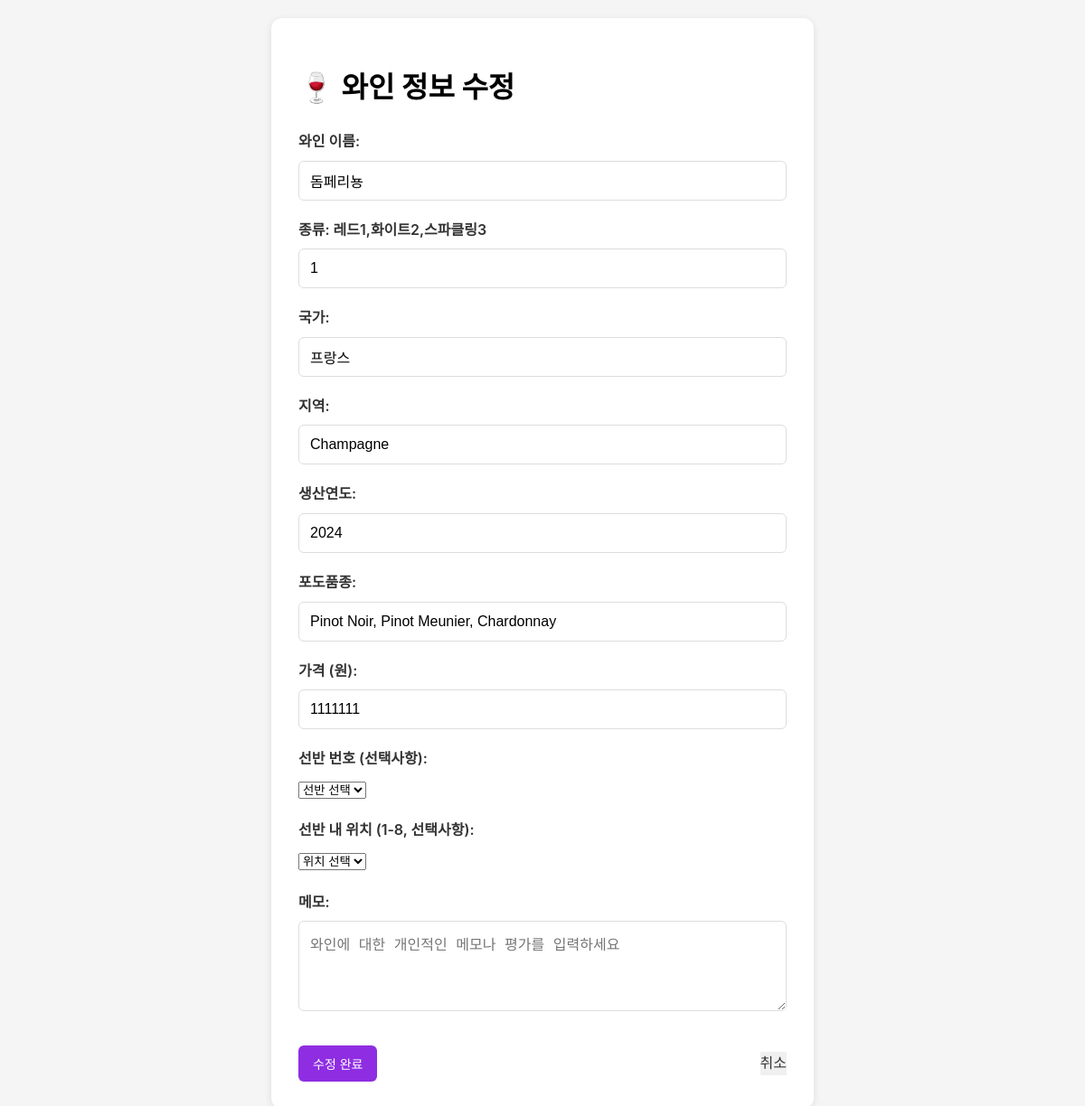
The app's page /edit/1 (signed in) with its own data.
### tables this page shows
CREATE TABLE wines (
                id INTEGER PRIMARY KEY AUTOINCREMENT,
                name TEXT NOT NULL,
                country TEXT,
                region TEXT,
                year INTEGER,
                grape_variety TEXT,
                price INTEGER,
                notes TEXT,
                date_added TEXT,
                shelf_number INTEGER,
                position_in_shelf INTEGER,
                wine_type INTEGER
            );

### app.py (the view, shortened to what this page needs)
@app.route('/edit/<int:wine_id>', methods=['GET', 'POST'])
def edit_wine(wine_id):
    if 'logged_in' not in session:
        return redirect(url_for('login'))
    conn = sqlite3.connect('wine_cellar.db')
    cursor = conn.cursor()
    cursor.execute('SELECT * FROM wines WHERE id = ?', (wine_id,))
    wine = cursor.fetchone()
    conn.close()
    if wine:
        return render_template('edit.html', wine=wine)
    else:
        flash('와인을 찾을 수 없습니다.', 'error')
        return redirect(url_for('index'))

### templates/edit.html (shortened to what this page needs)
<!DOCTYPE html>
<html lang="ko">
<head>
    <link rel="stylesheet" href="{{ url_for('static', filename='css/style.css') }}">
</head>
<body>
    <div class="form-container">
        <h1>🍷 와인 정보 수정</h1>
        <form method="POST">
            <div class="form-group">
                <label for="name">와인 이름:</label>
                <input type="text" id="name" name="name" value="{{ wine[1] }}" required>
            </div>
            <div class="form-group">
                <label for="type">종류: 레드1,화이트2,스파클링3</label>
                <input type="number" id="type" name="type" value="{{ wine[11] }}" min="1" max="3">
            </div>
            <div class="form-group">
                <label for="country">국가:</label>
                <input type="text" id="country" name="country" value="{{ wine[2] }}" required>
            </div>
            <div class="form-group">
                <label for="region">지역:</label>
                <input type="text" id="region" name="region" value="{{ wine[3] }}">
            </div>
            <div class="form-group">
                <label for="year">생산연도:</label>
                <input type="number" id="year" name="year" value="{{ wine[4] }}" min="1800" max="2030">
            </div>
            <div class="form-group">
                <label for="grape_variety">포도품종:</label>
                <input type="text" id="grape_variety" name="grape_variety" value="{{ wine[5] }}">
            </div>
            <div class="form-group">
                <label for="price">가격 (원):</label>
                <input type="number" id="price" name="price" value="{{ wine[6] }}" min="0">
            </div>
            <div class="form-group">
                <label for="shelf_number">선반 번호 (선택사항):</label>
                <select id="shelf_number" name="shelf_number">
                    <option value="">선반 선택</option>
                </select>
            </div>
            <div class="form-group">
                <label for="position_in_shelf">선반 내 위치 (1-8, 선택사항):</label>
                <select id="position_in_shelf" name="position_in_shelf">
                    <option value="">위치 선택</option>
                </select>
            </div>
            <div class="form-group">
                <label for="notes">메모:</label>
                <textarea id="notes" name="notes" placeholder="와인에 대한 개인적인 메모나 평가를 입력하세요">{{ wine[7] }}</textarea>
            </div>
            <div class="form-buttons">
                <button type="submit" class="submit-button">수정 완료</button>
                <a href="{{ url_for('index') }}" class="cancel-link">취소</a>
            </div>
        </form>
    </div>
</body>
</html>

### static/css/style.css (style rules this page uses)
* { box-sizing: border-box; }
body { font-family: -apple-system, BlinkMacSystemFont, 'Segoe UI', Roboto, Arial, sans-serif; margin: 0; padding: 10px; background-color: #f5f5f5; line-height: 1.6; }
.add-button, .login-button, .logout-button, .back-button, .submit-button { padding: 10px 16px; border-radius: 6px; text-decoration: none; font-size: 14px; text-align: center; min-width: 80px; border: none; cursor: pointer; font-weight: 500; transition: background-color 0.2s ease; }
.add-button, .login-button, .submit-button { background-color: #8e2de2; color: white; }
.back-button, .cancel-link { background-color: #f0f0f0; color: #333; text-decoration: none; display: inline-block; }
.form-container { max-width: 600px; margin: 0 auto; background-color: white; padding: 30px; border-radius: 12px; box-shadow: 0 2px 8px rgba(0,0,0,0.1); }
.form-group { margin-bottom: 20px; }
.form-group label { display: block; margin-bottom: 8px; font-weight: 600; color: #333; }
.form-group input, .form-group textarea { width: 100%; padding: 12px; border: 1px solid #ddd; border-radius: 6px; font-size: 16px; transition: border-color 0.2s ease; }
.form-group textarea { height: 100px; resize: vertical; }
.form-buttons { display: flex; justify-content: space-between; align-items: center; margin-top: 30px; gap: 15px; }
@media (min-width: 768px) { body { padding: 20px; } }
@media (min-width: 768px) { .form-buttons { flex-direction: row; } }

### records on screen
wines: name "돔페리뇽", type "1", country "프랑스", region "Champagne", year "2024", grape_variety "Pinot Noir, Pinot Meunier, Chardonnay", price "1111111"
